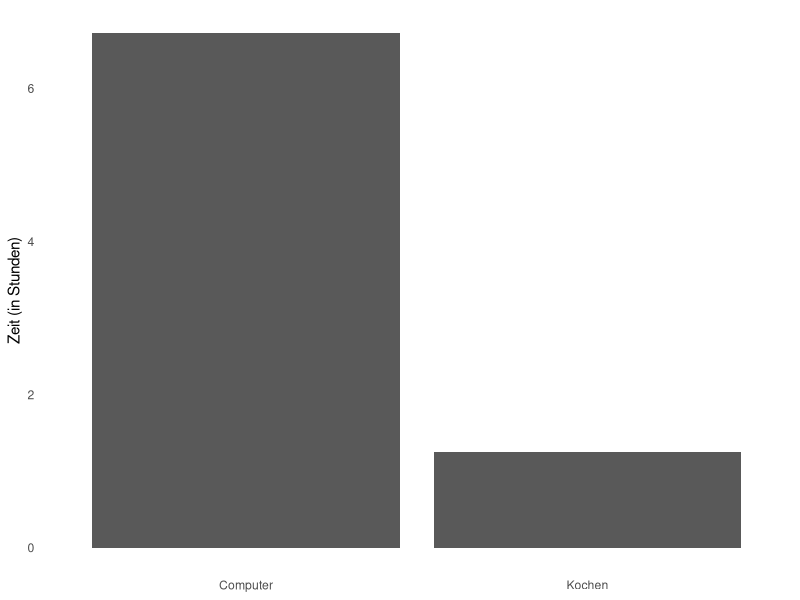

Reproduce this figure in R.
## ---- chunk 1
#| fig-cap: "Täglich investierte Zeit: Kochen vs. Computer  Ratnaweera et al (2025), n = 1"

library(ggplot2)

df <- data.frame(activity = c("Kochen", "Computer"), hours = c(1.25, 6.72))

ggplot(df, aes(activity, hours)) +
  geom_col() +
  labs(y = "Zeit (in Stunden)") +
  theme_minimal() +
  theme(panel.grid = element_blank(), axis.title.x = element_blank()) 



